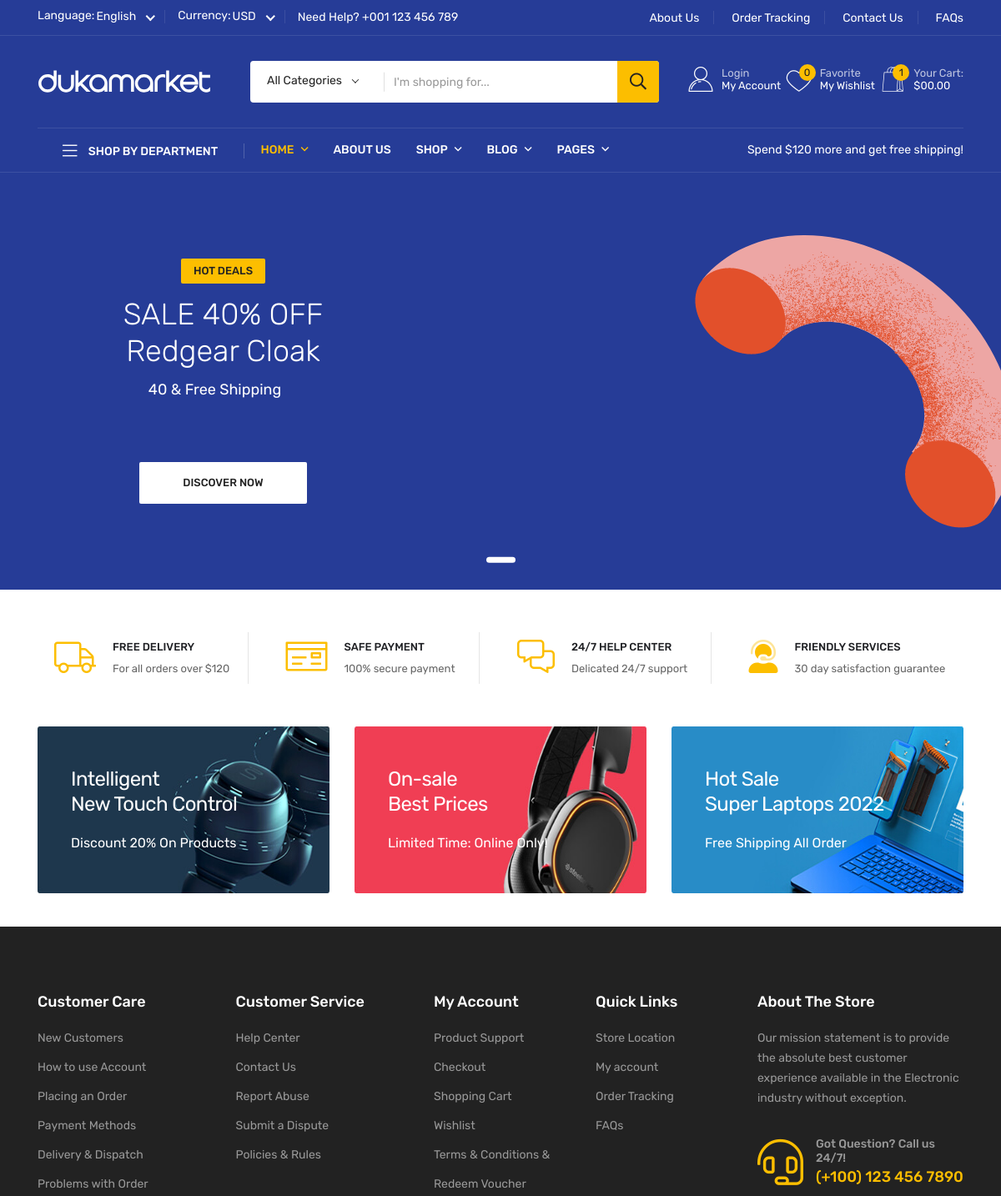
Before: / (upper part) with the older database file.
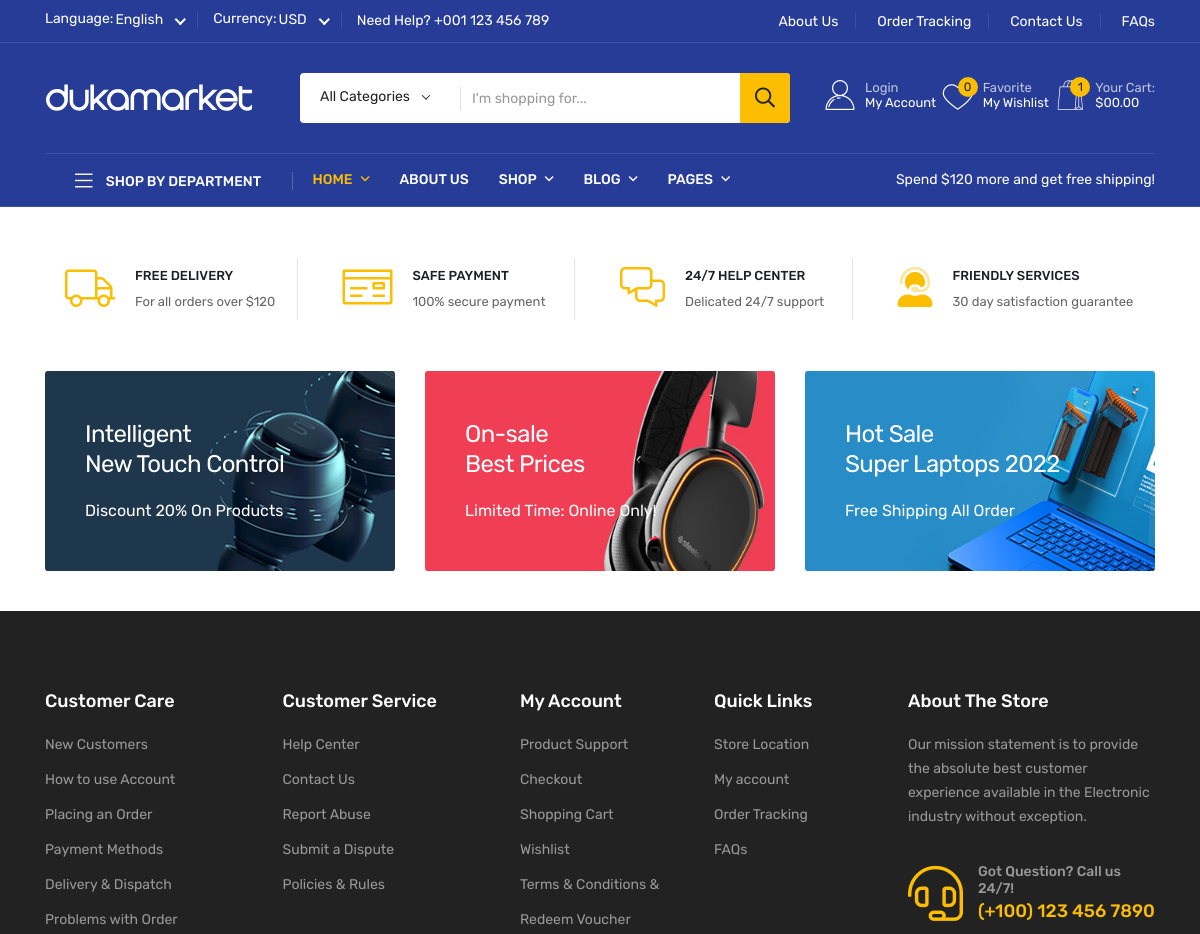
After: the same page with the newer database file.
### app/models.py (models this page shows, shortened)
class Slider(models.Model):
	DISCOUNT_DEAL = (
		('HOT DEALS','HOT DEALS'),
		('New Arraivels','New Arraivels'),
		)
	Image = models.ImageField(upload_to='media/slider_imgs')
	Discount_Deal = models.CharField(choices=DISCOUNT_DEAL,max_length=100)
	SALE = models.IntegerField()
	Brand_Name = models.CharField(max_length=200)
	Discount = models.IntegerField()
	Link = models.CharField(max_length=200)

### app/views.py (the view)
# urls.py: 2. Add a URL to urlpatterns:  path('', views.home, name='home')
def home(request):
	sliders = Slider.objects.all()
	main_category = Main_Category.objects.all()
	context = {
		'sliders':sliders,
		'main_category':main_category
	}
	return render(request, 'Main/home.html',context)

### app/templates/Main/home.html
{% extends 'base.html' %}
{% block content %}
{% load static %}
        <div class="slider-area">
            <div class="swiper-container slider__active">
                <div class="slider-wrapper swiper-wrapper">
                    {% for i in sliders %}
                    <div class="single-slider swiper-slide slider-height d-flex align-items-center" data-background="/{{i.Image}}">
                        <div class="container">
                            <div class="row">
                                <div class="col-xl-5">
                                    <div class="slider-content">
                                        <div class="slider-top-btn" data-animation="fadeInLeft" data-delay="1.5s">
                                            <a href="product-details.html" class="st-btn b-radius">{{i.Discount_Deal}}</a>
                                        </div>
                                        <h2 data-animation="fadeInLeft" data-delay="1.7s" class="pt-15 slider-title pb-5">SALE {{i.SALE}}% OFF<br>{{i.Brand_Name}}</h2>
                                        <p class="pr-20 slider_text" data-animation="fadeInLeft" data-delay="1.9s">{{i.Discount}} & Free Shipping</p>
                                        <div class="slider-bottom-btn mt-75">
                                            <a data-animation="fadeInUp" data-delay="1.15s" href="{{i.Link}}" class="st-btn-b b-radius">Discover now</a>
                                        </div>
                                    </div>
                                </div>
                            </div>
                        </div>
                    </div>
                    {% endfor %}
                    <div class="main-slider-paginations"></div>
                </div>
            </div>
        </div>
 <section class="features__area pt-20">
    <div class="container">
        <div class="row row-cols-xxl-4 row-cols-xl-4 row-cols-lg-4 row-cols-md-2 row-cols-sm-2 row-cols-1 gx-0">
            <div class="col">
                <div class="features__item d-flex white-bg">
                    <div class="features__icon mr-20">
                        <i class="fal fa-truck"></i>
                    </div>
                    <div class="features__content">
                        <h6>FREE DELIVERY</h6>
                        <p>For all orders over $120</p>
                    </div>
                </div>
            </div>
            <div class="col">
                <div class="features__item d-flex white-bg">
                    <div class="features__icon mr-20">
                        <i class="fal fa-money-check"></i>
                    </div>
                    <div class="features__content">
                        <h6>SAFE PAYMENT</h6>
                        <p>100% secure payment</p>
                    </div>
                </div>
            </div>
            <div class="col">
                <div class="features__item d-flex white-bg">
                    <div class="features__icon mr-20">
                        <i class="fal fa-comments-alt"></i>
                    </div>
                    <div class="features__content">
                        <h6>24/7 HELP CENTER</h6>
                        <p>Delicated 24/7 support</p>
                    </div>
                </div>
            </div>
            <div class="col">
                <div class="features__item features__item-last d-flex white-bg">
                    <div class="features__icon mr-20">
                        <i class="fad fa-user-headset"></i>
                    </div>
                    <div class="features__content">
                        <h6>FRIENDLY SERVICES</h6>
                        <p>30 day satisfaction guarantee</p>
                    </div>
                </div>
            </div>
        </div>
    </div>
</section>
<section class="banner__area pt-20 pb-10">
    <div class="container">
        <div class="row">
            <div class="col-xl-4 col-lg-4 col-md-6">
                <div class="banner__item p-relative w-img mb-30">
                    <div class="banner__img">
                        <a href="product-details.html"><img src="{% static 'assets/img/banner/banner-1.jpg'%}" alt=""></a>
                    </div>
                    <div class="banner__content">
                        <h6><a href="product-details.html">Intelligent <br> New Touch Control</a></h6>
                        <p>Discount  20% On Products</p>
                    </div>
                </div>
            </div>
            <div class="col-xl-4 col-lg-4 col-md-6">
                <div class="banner__item p-relative mb-30 w-img">
                    <div class="banner__img">
                        <a href="product-details.html"><img src="{% static 'assets/img/banner/banner-2.jpg'%}" alt=""></a>
                    </div>
                    <div class="banner__content">
                        <h6><a href="product-details.html">On-sale <br> Best Prices</a></h6>
                        <p>Limited Time: Online Only!</p>
                    </div>
                </div>
            </div>
            <div class="col-xl-4 col-lg-4 col-md-6">
                <div class="banner__item p-relative mb-30 w-img">
                    <div class="banner__img">
                        <a href="product-details.html"><img src="{% static 'assets/img/banner/banner-3.jpg'%}" alt=""></a>
                    </div>
                    <div class="banner__content">
                        <h6><a href="product-details.html">Hot Sale <br> Super Laptops 2022 </a></h6>
                        <p>Free Shipping All Order</p>
                    </div>
                </div>
            </div>
        </div>
    </div>
</section>
{% endblock %}

Changed rows visible on the page:
removed Slider: Discount_Deal "HOT DEALS", SALE "40", Brand_Name "Redgear Cloak", Discount "40"
